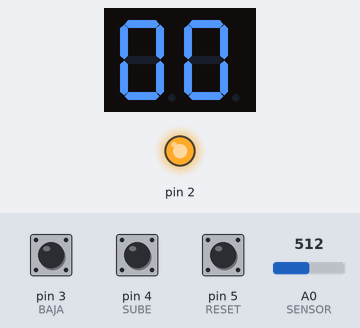
The sketch below on a simulated Arduino Uno, built with avr-gcc and run on an emulated ATmega328P. On the bench: 2-digit seven-segment display, output pins drawn as LEDs (lit = HIGH). Wiring (inferred from the names in the program): 2-digit 7-segment display, segments lit when HIGH: segments pin 12, pin 13, pin 7, pin 8, pin 9, pin 11, pin 10; digit selects A5, A4. Inputs (shaded band) come from the test bench; at power-on: A0 (SENSOR) = 512, pin 3 (BAJA) HIGH, pin 4 (SUBE) HIGH, pin 5 (RESET) HIGH. The segment pins are drawn as the display they are named for; pins used as bus, display or sensor lines are not drawn.

Above: at 1.2 s.
1.3 s: A0 (SENSOR) set to 124
2.8 s: A0 (SENSOR) set to 104
At 4.0 s:
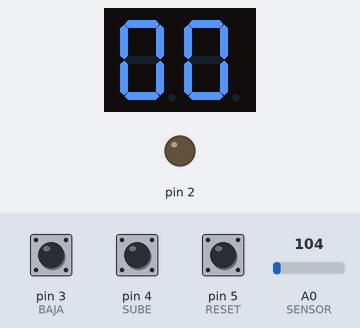
4.3 s: pin 3 (BAJA) pulled LOW for 0.15 s
At 5.5 s:
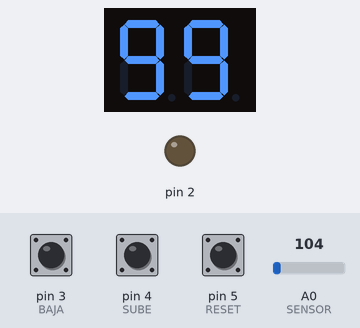
5.9 s: pin 3 (BAJA) pulled LOW for 1 s
At 6.5 s:
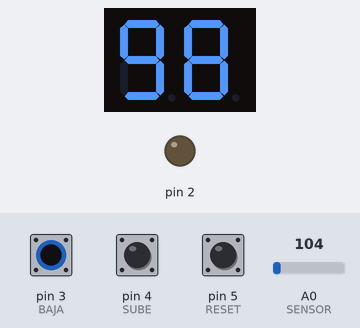
Timing chart, 0 to 8.9 s (numbered marks = the images above; inputs shaded):
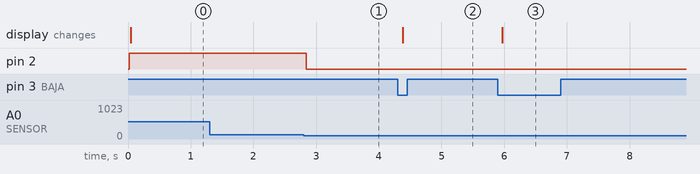

Measured:
- the behaviour switches between 114 and 113 on A0 (SENSOR) (found by bisection; images 0 and 1)
- after the input at 1.3 s, every drawn part: stays the same
- after the input at 2.8 s, pin 2: HIGH → LOW at once
- after the input at 4.3 s, the display: changes after 0.08 s (image 2)
- after the input at 5.9 s, the display: changes after 0.07 s (image 3)

The sketch:

parte_dos.ino
```cpp
#define A 12
#define B 13
#define C 7
#define D 8
#define E 9
#define F 11
#define G 10
#define SUBE 4
#define BAJA 3
#define RESET 5
#define UNIDAD A4
#define DECENA A5
#define APAGADOS 0
#define TIMEDISPLAYON 10
#define SENSOR A0
#define MOTOR 2


int contador = 0;
int sube = 1;
int subePrevia = 1;
int baja = 1;
int bajaPrevia = 1;
int reset = 1;
int resetPrevia = 1;

const float umbralTemperatura = 30.0;


void setup()
{
  pinMode(13 , OUTPUT);
  pinMode(12 , OUTPUT);
  pinMode(11 , OUTPUT);
  pinMode(10 , OUTPUT);
  pinMode(9 , OUTPUT);
  pinMode(8 , OUTPUT);
  pinMode(7 , OUTPUT);
  pinMode(UNIDAD , OUTPUT);
  pinMode(DECENA , OUTPUT);
  pinMode(2, OUTPUT);

  pinMode(3, INPUT_PULLUP);
  pinMode(4, INPUT_PULLUP);
  pinMode(5, INPUT_PULLUP);
  pinMode(SUBE, INPUT_PULLUP);
  pinMode(BAJA, INPUT_PULLUP);
  pinMode(RESET, INPUT_PULLUP);

  printDigit(0);


}


void loop()
{


  int presiono = keypressed();
  if(presiono == SUBE)
  {
    contador ++;
    if(contador>99)
      contador = 0;
  }
  else if (presiono == BAJA)
  {
    contador --;
    if(contador < 0)
      contador = 99;

  }
  else if(presiono == RESET)
  {
    contador = 0;
  }

  float lectura;
  float temperatura;
  lectura = analogRead(SENSOR);
  temperatura = map(lectura, 20, 358, -5, 125);
  Serial.println("Temperatura: " + String(temperatura) + "°C");
  printCount(contador);

  if(temperatura> umbralTemperatura){
     digitalWrite(2, HIGH);
  }else{

    digitalWrite(2, LOW);
  }
}


void printDigit(int digit)
{
  digitalWrite(A, LOW);
  digitalWrite(B, LOW);
  digitalWrite(C, LOW);
  digitalWrite(D, LOW);
  digitalWrite(E, LOW);
  digitalWrite(F, LOW);
  digitalWrite(G, LOW);
  switch(digit)
  {
  	case 1:
    {
    	digitalWrite(B, HIGH);
    	digitalWrite(C, HIGH);
      	break;
    }
    case 2:
    {
      	digitalWrite(A, HIGH);
        digitalWrite(B, HIGH);
        digitalWrite(D, HIGH);
      	digitalWrite(E, HIGH);
      	digitalWrite(G, HIGH);
      	break;
    }
  	case 3:
    {
    	digitalWrite(A, HIGH);
        digitalWrite(B, HIGH);
        digitalWrite(C, HIGH);
        digitalWrite(D, HIGH);
      	digitalWrite(G, HIGH);
      	break;
    }
    case 4:
    {
      	digitalWrite(B, HIGH);
        digitalWrite(C, HIGH);
      	digitalWrite(F, HIGH);
      	digitalWrite(G, HIGH);
      	break;
    }
    case 5:
    {
    	digitalWrite(A, HIGH);
        digitalWrite(C, HIGH);
        digitalWrite(D, HIGH);
      	digitalWrite(F, HIGH);
      	digitalWrite(G, HIGH);
      	break;
    }
    case 6:
    {
    	digitalWrite(A, HIGH);
        digitalWrite(C, HIGH);
        digitalWrite(D, HIGH);
      	digitalWrite(E, HIGH);
      	digitalWrite(F, HIGH);
      	digitalWrite(G, HIGH);
      	break;
    }
    case 7:
    {
    	digitalWrite(A, HIGH);
        digitalWrite(B, HIGH);
        digitalWrite(C, HIGH);
      	break;
    }
    case 8:
    {
    	digitalWrite(A, HIGH);
        digitalWrite(B, HIGH);
        digitalWrite(C, HIGH);
        digitalWrite(D, HIGH);
      	digitalWrite(E, HIGH);
      	digitalWrite(F, HIGH);
      	digitalWrite(G, HIGH);
      	break;
    }
    case 9:
    {
    	digitalWrite(A, HIGH);
        digitalWrite(B, HIGH);
        digitalWrite(C, HIGH);
        digitalWrite(D, HIGH);
      	digitalWrite(F, HIGH);
      	digitalWrite(G, HIGH);
      	break;
    }
  	case 0:
    {
      	digitalWrite(A, HIGH);
        digitalWrite(B, HIGH);
        digitalWrite(C, HIGH);
        digitalWrite(D, HIGH);
      	digitalWrite(E, HIGH);
      	digitalWrite(F, HIGH);
    	break;
    }
  }//switch


}


int keypressed(void)
{

  sube = digitalRead(SUBE);
  baja = digitalRead(BAJA);
  reset = digitalRead(RESET);
  if(sube)
    subePrevia = 1;
  if(baja)
    bajaPrevia = 1;
  if(reset)
    resetPrevia = 1;

  	if(sube == 0 && sube != subePrevia)
    {
      subePrevia = sube;
      return SUBE;
    }

  	if(baja == 0 && baja != bajaPrevia)
    {
    	bajaPrevia = baja;
      return BAJA;

    }

  	if(reset == 0 && reset != resetPrevia)
    {
    	resetPrevia = reset;
      	return RESET;

    }

return 0;
}


void prendeDigito(int digito)
{
  if(digito == UNIDAD)
  {
  	digitalWrite(UNIDAD, LOW);
  	digitalWrite(DECENA, HIGH);
    delay(TIMEDISPLAYON);
  }
  else if(digito == DECENA)
  {
  	digitalWrite(UNIDAD, HIGH);
  	digitalWrite(DECENA, LOW);
    delay(TIMEDISPLAYON);

  }
  else
  {
  	digitalWrite(UNIDAD, HIGH);
  	digitalWrite(DECENA, HIGH);
  }

}


void printCount(int contador)
{
  prendeDigito(APAGADOS);
  printDigit(contador/10);
  prendeDigito(DECENA);
  prendeDigito(APAGADOS);
  printDigit(contador - 10*((int)contador /10));
  prendeDigito(UNIDAD);

}
```
